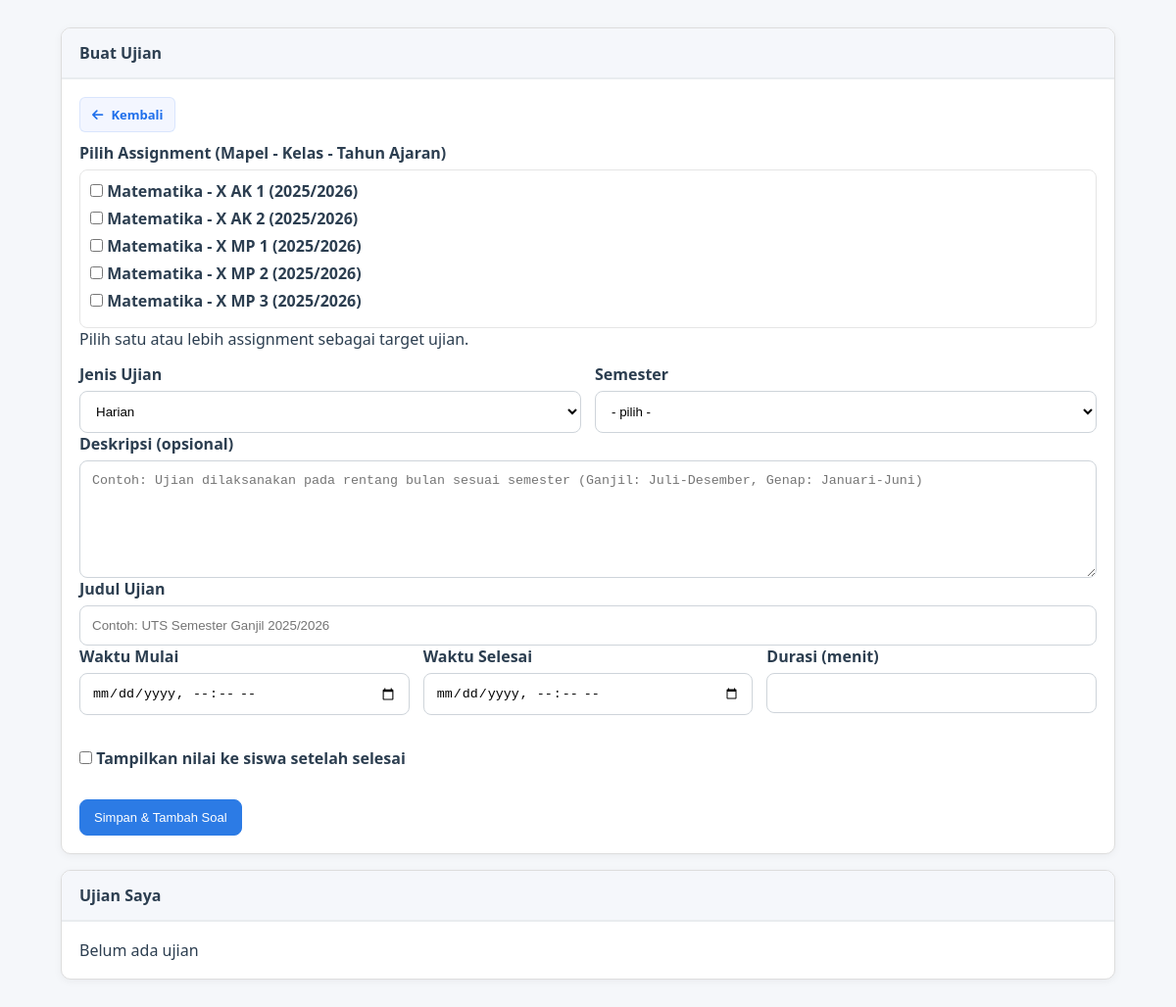
Screenshot of /guru/ujian/index.php (signed in) with the database file from the repository.
### tables this page shows
CREATE TABLE `assignment_guru` (
  `id` int(11) NOT NULL,
  `guru_id` int(11) NOT NULL,
  `mapel_id` int(11) NOT NULL,
  `kelas_id` int(11) NOT NULL,
  `tahun_ajaran_id` int(11) NOT NULL,
  `kkm` int(11) DEFAULT NULL,
  `created_at` timestamp NOT NULL DEFAULT current_timestamp(),
  `updated_at` timestamp NOT NULL DEFAULT current_timestamp() ON UPDATE current_timestamp()
);

CREATE TABLE `mata_pelajaran` (
  `id` int(11) NOT NULL,
  `kode_mapel` varchar(20) NOT NULL,
  `nama_mapel` varchar(100) NOT NULL,
  `kategori` enum('Umum','Produktif','Muatan Lokal') NOT NULL,
  `created_at` timestamp NOT NULL DEFAULT current_timestamp(),
  `updated_at` timestamp NOT NULL DEFAULT current_timestamp() ON UPDATE current_timestamp()
);

CREATE TABLE `kelas` (
  `id` int(11) NOT NULL,
  `tingkat` enum('X','XI','XII') NOT NULL,
  `jurusan_id` int(11) NOT NULL,
  `rombel` int(2) NOT NULL,
  `nama_kelas` varchar(50) NOT NULL,
  `wali_kelas_id` int(11) DEFAULT NULL,
  `created_at` timestamp NOT NULL DEFAULT current_timestamp(),
  `updated_at` timestamp NOT NULL DEFAULT current_timestamp() ON UPDATE current_timestamp()
);

CREATE TABLE `tahun_ajaran` (
  `id` int(11) NOT NULL,
  `nama_tahun_ajaran` varchar(20) NOT NULL,
  `semester` enum('1','2') NOT NULL DEFAULT '1',
  `tanggal_mulai` date NOT NULL,
  `tanggal_selesai` date NOT NULL,
  `is_active` tinyint(1) NOT NULL DEFAULT 0,
  `created_at` timestamp NOT NULL DEFAULT current_timestamp(),
  `updated_at` timestamp NOT NULL DEFAULT current_timestamp() ON UPDATE current_timestamp()
);

### config/database.php (called while the page is built, shortened)
<?php
$DB_HOST = '127.0.0.1';
$DB_USER = 'root';
$DB_PASS = '';
$DB_NAME = 'lms_kgb2';
$conn = mysqli_connect($DB_HOST, $DB_USER, $DB_PASS, $DB_NAME);
mysqli_set_charset($conn, 'utf8mb4');
function db() {
    global $conn;
    return $conn;
}
function query($sql) {
    $result = mysqli_query(db(), $sql);
    return $result;
}
function fetch_all($result) {
    return $result ? mysqli_fetch_all($result, MYSQLI_ASSOC) : [];
}
?>

### guru/ujian/index.php (the view, shortened to what this page needs)
<?php
require_once __DIR__ . '/../../config/database.php';
$guru_id = (int)$_SESSION['user_id'];
function get_assignments_guru($guru_id) {
    $sql = "SELECT ag.id, ag.kelas_id, ag.mapel_id, ag.tahun_ajaran_id, mp.nama_mapel, k.nama_kelas, ta.nama_tahun_ajaran\n            FROM assignment_guru ag\n            JOIN mata_pelajaran mp ON mp.id = ag.mapel_id\n            JOIN kelas k ON k.id = ag.kelas_id\n            JOIN tahun_ajaran ta ON ta.id = ag.tahun_ajaran_id\n            WHERE ag.guru_id = ".(int)$guru_id."\n            ORDER BY ta.id DESC, k.nama_kelas ASC, mp.nama_mapel ASC";
    return fetch_all(query($sql));
}
    ?>
<?php
$assignments = get_assignments_guru($guru_id);
$ujian = fetch_all(query("SELECT MIN(s.id) AS rep_id,
  s.judul_ujian, s.waktu_mulai, s.waktu_selesai, s.durasi, s.jenis_ujian, s.semester, s.tampil_nilai,
  mp.nama_mapel,
  COUNT(DISTINCT ag.kelas_id) AS kelas_count,
  GROUP_CONCAT(DISTINCT k.nama_kelas ORDER BY k.nama_kelas SEPARATOR '||') AS kelas_list
  FROM soal s
  JOIN assignment_guru ag ON ag.id = s.assignment_id
  JOIN mata_pelajaran mp ON mp.id = ag.mapel_id
  JOIN kelas k ON k.id = ag.kelas_id
  WHERE ag.guru_id = {$guru_id}
  GROUP BY s.judul_ujian, s.waktu_mulai, s.waktu_selesai, s.durasi, s.jenis_ujian, s.semester, s.tampil_nilai, mp.nama_mapel
  ORDER BY s.waktu_mulai DESC, rep_id DESC"));
?>
<!DOCTYPE html>
<html lang="id">
<head>
  <link rel="stylesheet" href="../../assets/css/style.css">
</head>
<body>
  <div class="container">
    <div class="card">
      <div class="card-header">Buat Ujian</div>
      <div class="card-body">
        <div style="margin-bottom:10px">
          <a href="../dashboard.php" class="btn back-btn" onclick="var href=this.getAttribute('href'); document.body.style.transition='opacity .22s'; document.body.style.opacity=0; setTimeout(function(){ if (history.length>1) { history.back(); } else { window.location=href; } },220); return false;"><i class="fas fa-arrow-left" aria-hidden="true"></i> Kembali</a>
        </div>
        <?php if (!$assignments): ?>
          <p>Anda belum memiliki assignment (mapel-kelas). Minta admin menambahkan assignment_guru.</p>
        <?php else: ?>
        <form method="post" action="index.php?action=create_exam">
          <div class="row">
            <div class="col" style="flex:1 1 100%">
              <label>Pilih Assignment (Mapel - Kelas - Tahun Ajaran)</label>
              <div style="max-height:220px;overflow:auto;border:1px solid #e5e5e5;border-radius:8px;padding:10px">
                <?php foreach ($assignments as $a): ?>
                  <label style="display:block;margin-bottom:6px">
                    <input type="checkbox" name="assignment_ids[]" value="<?php echo (int)$a['id']; ?>"> <?php echo htmlspecialchars(($a['nama_mapel'].' - '.$a['nama_kelas'].' ('.$a['nama_tahun_ajaran'].')') ?? ''); ?>
                  </label>
                <?php endforeach; ?>
              </div>
              <div class="muted">Pilih satu atau lebih assignment sebagai target ujian.</div>
            </div>
            <div class="col">
              <label>Jenis Ujian</label>
              <select name="jenis_ujian">
                <option value="Harian">Harian</option>
              </select>
            </div>
            <div class="col">
              <label>Semester</label>
              <select name="semester" required>
                <option value="">- pilih -</option>
              </select>
            </div>
          </div>
          <div>
            <label>Deskripsi (opsional)</label>
            <textarea name="deskripsi" rows="3" placeholder="Contoh: Ujian dilaksanakan pada rentang bulan sesuai semester (Ganjil: Juli-Desember, Genap: Januari-Juni)"></textarea>
          </div>
          <div class="row">
            <div class="col">
              <label>Judul Ujian</label>
              <input type="text" name="judul_ujian" placeholder="Contoh: UTS Semester Ganjil 2025/2026" required />
            </div>
          </div>
          <div class="row">
            <div class="col">
              <label>Waktu Mulai</label>
              <input type="datetime-local" name="waktu_mulai" required />
            </div>
            <div class="col">
              <label>Waktu Selesai</label>
              <input type="datetime-local" name="waktu_selesai" required />
            </div>
            <div class="col">
              <label>Durasi (menit)</label>
              <input type="number" name="durasi" min="1" required />
            </div>
            <div class="col" style="display:flex;align-items:center;gap:10px;min-height:60px">
              <label style="margin:0"><input type="checkbox" name="tampil_nilai" /> Tampilkan nilai ke siswa setelah selesai</label>
            </div>
          </div>
          <div style="margin-top:12px">
            <button class="btn" type="submit">Simpan & Tambah Soal</button>
          </div>
        </form>
        <?php endif; ?>
      </div>
    </div>
    <div class="card">
      <div class="card-header">Ujian Saya</div>
      <div class="card-body">
        <?php if (!$ujian): ?>
          <div class="muted">Belum ada ujian</div>
        <?php endif; ?>
      </div>
    </div>
  </div>
</body>
</html>

### assets/css/style.css (style rules this page uses)
* { margin: 0; padding: 0; box-sizing: border-box; }
html, body { height: 100%; }
body { font-family: 'Segoe UI', Tahoma, Geneva, Verdana, sans-serif; background: #f5f7fa; color: #2c3e50; }
html, body { -webkit-text-size-adjust: 100%; -ms-text-size-adjust: 100%; }
.card { background: #fff; border-radius: 6px; box-shadow: 0 1px 3px rgba(0,0,0,0.06); margin-bottom: 20px; overflow: hidden; }
.card-header { background: #fff; color: #2c3e50; padding: 18px 22px; border-bottom: 2px solid #e9ecef; }
.card-body { padding: 22px; }
.btn { padding: 9px 18px; border: none; border-radius: 5px; cursor: pointer; text-decoration: none; display: inline-block; font-size: 13px; transition: all 0.2s ease; font-weight: 500; }
img, .card, .slide img { max-width: 100%; height: auto; }
.icon-btn, .action-btn, .table .actions .btn, .table td:last-child .btn { display: inline-block !important; width: 36px !important; height: 36px !important; padding: 0 !important; margin: 0 !important; border-radius: 8px !important; text-indent: -9999px !important; overflow: hidden !important; position: relative !important; background: transparent !important; border: none !important; }
.icon-btn::before, .action-btn::before, .table .actions .btn::before { content: ''; position: absolute; inset: 0; display: grid; place-items: center; background-repeat: no-repeat; background-position: center; background-size: 18px 18px; }
.icon-btn::before, .action-btn::before { filter: none; }
.back-btn, a.btn-back, a.back, .btn-back, button.back { display: inline-flex !important; align-items: center !important; gap: 8px !important; padding: 8px 12px !important; border-radius: 6px !important; background: #f3f6ff !important; color: #1f6feb !important; border: 1px solid rgba(31,111,235,0.12) !important; text-decoration: none !important; font-weight: 600 !important; transition: transform .12s ease, opacity .12s ease !important; }
.back-btn::before, a.btn-back::before, a.back::before, .btn-back::before, button.back::before { content: none !important; display: none !important; }
.header, .page-header, .header-bar, .card-header { display: flex; align-items: center; justify-content: space-between; gap: 12px; }
.back-btn { text-indent: 0 !important; overflow: visible !important; width: auto !important; }
.back-btn, .back-btn * { text-indent: 0 !important; white-space: nowrap !important; }
.back-btn i, a.btn-back i, a.back i, .btn-back i, button.back i { color: inherit !important; }

### guru/ujian/index.php (style rules this page uses)
.container { max-width:1100px;margin:16px auto;padding:12px }
.card { background:#fff;border:1px solid #ddd;border-radius:10px;margin-bottom:16px;overflow:hidden;box-shadow:0 2px 8px rgba(0,0,0,.05) }
.card-header { padding:14px 18px;background:#f5f7fb;font-weight:600 }
.card-body { padding:18px }
.row { display:flex;gap:14px;flex-wrap:wrap }
.row .col { flex:1 1 280px }
.btn { display:inline-block;padding:10px 14px;border-radius:8px;border:1px solid #2c7be5;background:#2c7be5;color:#fff;cursor:pointer;text-decoration:none }
.icon-btn { display:inline-flex;align-items:center;justify-content:center;width:34px;height:34px;border-radius:8px;border:1px solid #d0d7de;background:#fff;color:#2c7be5;text-decoration:none;margin:0 4px }
.icon-btn { display:inline-flex;align-items:center;justify-content:center;width:36px;height:36px;border-radius:8px;border:1px solid #d0d7de;background:#fff;color:#2c7be5;text-decoration:none }
label { display:block;margin-bottom:6px;font-weight:600 }
input[type=text],input[type=number],input[type=datetime-local],select,textarea { width:100%;padding:12px;border:1px solid #ced4da;border-radius:8px;background:#fff;box-sizing:border-box }
textarea { min-height:120px }

### rows the page displays
assignment_guru: mapel.nama_tahun_ajaran "Matematika - X AK 1 (2025/2026)"
assignment_guru: mapel.nama_tahun_ajaran "Matematika - X AK 2 (2025/2026)"
assignment_guru: mapel.nama_tahun_ajaran "Matematika - X MP 1 (2025/2026)"
assignment_guru: mapel.nama_tahun_ajaran "Matematika - X MP 2 (2025/2026)"
assignment_guru: mapel.nama_tahun_ajaran "Matematika - X MP 3 (2025/2026)"
